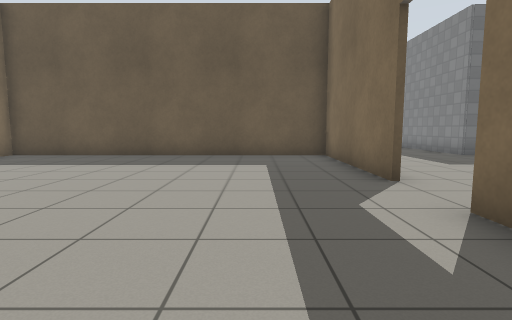
View 1 (above)

17 first-person views from a walk through a Gazebo world. The camera is 0.94 m above the floor, tilts 6° down and sees 80° across. The floor is counted in squares, 1 m on a side. Each view is taken from the middle of a square. On the plan, view 1 faces up. The plan holds only what a view shows up to about 11 squares ahead; the rest is blank. Gazebo's built-in surfaces are drawn with simple patterns.

View 2
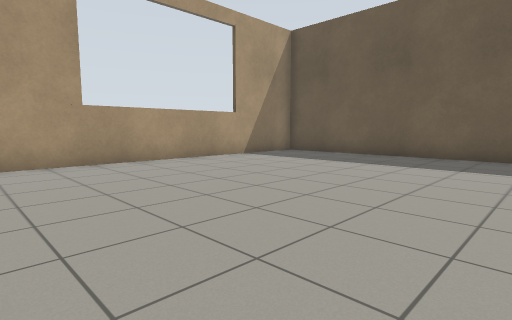

View 3
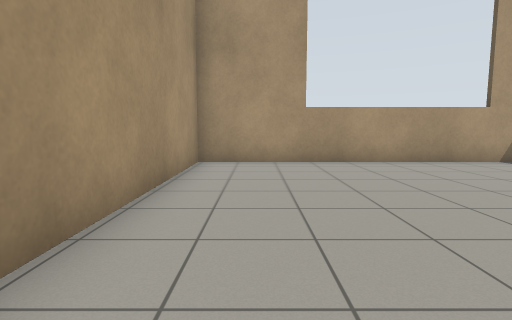

View 4
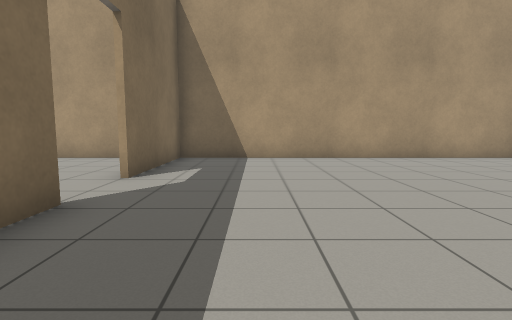

View 5
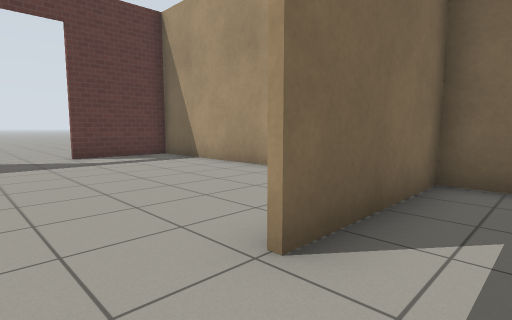

View 6
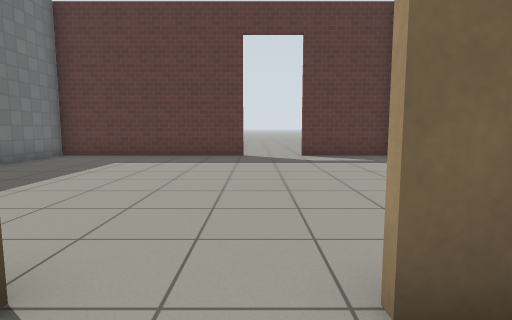

View 7
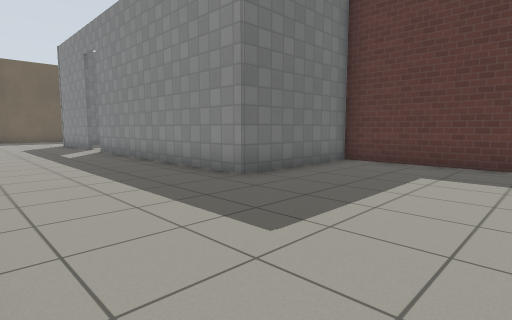

View 8
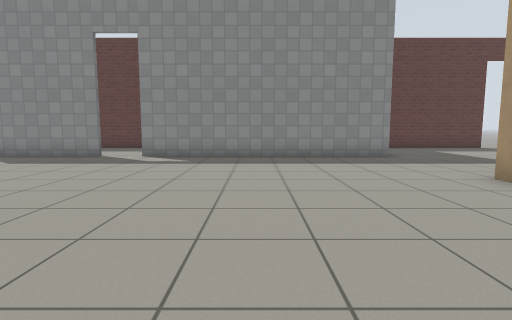

View 9
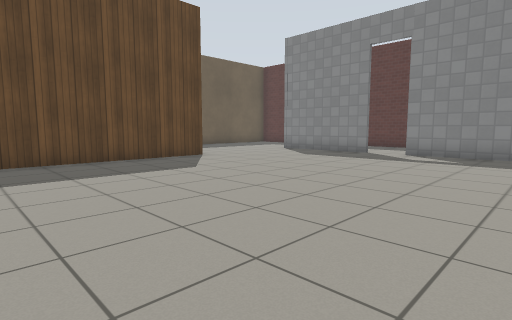

View 10
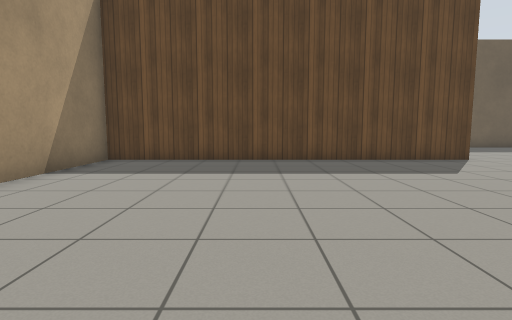

View 11
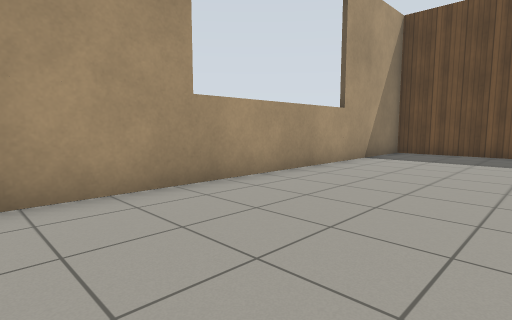

View 12
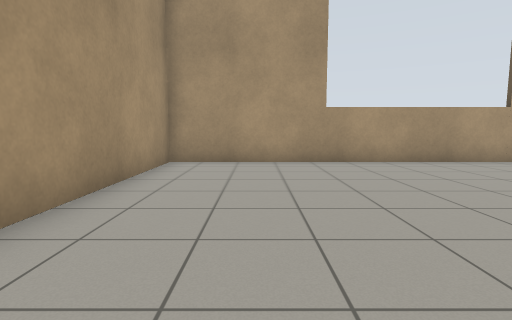

View 13
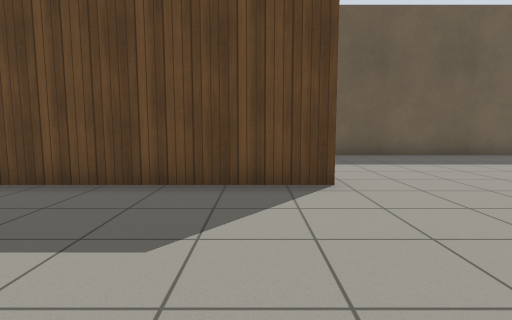

View 14
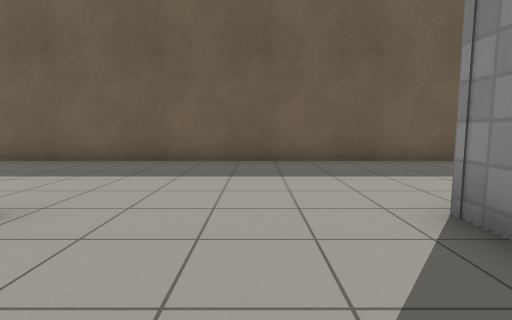

View 15
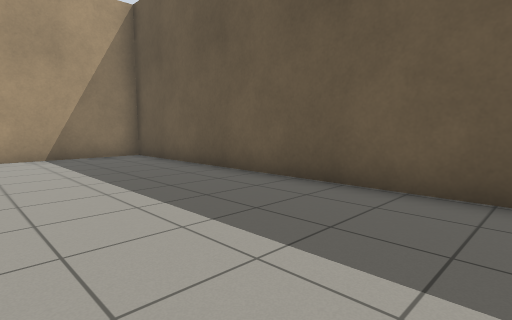

View 16
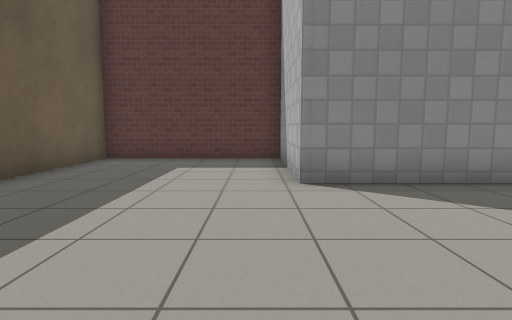

View 17
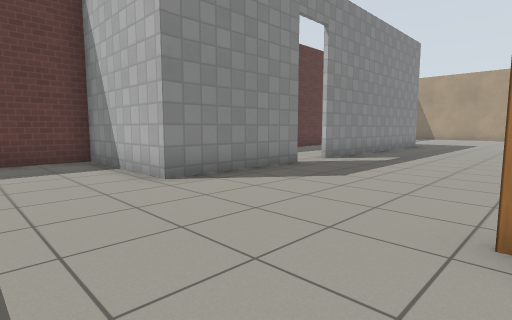

### Floor plan
Points are (right, up) in squares from view 1. A wall is a line through its corners. A room is listed if a view was taken in it or the views show most of it. See-through windows are left out.
Room 1 (views 1, 2, 3, 4, 5, 6)
walls: (-8.4, 8.1) (-8.4, -0.6) (2.4, -0.6) (2.4, 3.4); (2.4, 5.2) (2.4, 10.5) (-8.4, 10.5)
ways out: open door at (2.5, 4.5) to room 2
Room 2 (views 7, 8, 9, 10, 11, 12, 13, 14, 15, 16, 17)
walls: (2.1, 10.6) (2.6, 10.6); (7.1, 20.1) (7.1, 24.2) (11.3, 24.2) (11.3, 29.6) (-8.4, 29.6) (-8.4, 25.9); (2.4, 24) (-8.4, 24) (-8.4, 9.9); (-8.4, 10.6) (-2.8, 10.6); (11.3, 4.4) (11.3, 10.5) (7.1, 10.5) (7.1, 18.9); (4.3, -0.6) (11.3, -0.6) (11.3, 2.5)
ways out: open door at (2.5, 4.5) to room 1; open door at (7, 19.5); open door at (11, 3.5)

Where each view was taken, in squares from view 1:
view 1: 0 up, 0 right, facing up
view 2: 0 up, 0 right, facing up-left
view 3: 1 up, 0 right, facing left
view 4: 9 up, 0 right, facing down
view 5: 5 up, 1 right, facing down-right
view 6: 4 up, 1 right, facing right
view 7: 6 up, 3 right, facing up-right
view 8: 15 up, 3 left, facing right
view 9: 15 up, 4 left, facing up-right
view 10: 15 up, 4 left, facing up
view 11: 12 up, 4 left, facing up-left
view 12: 13 up, 0 right, facing left
view 13: 19 up, 1 right, facing up
view 14: 21 up, 5 right, facing up
view 15: 25 up, 2 right, facing up-left
view 16: 25 up, 2 right, facing right
view 17: 27 up, 2 right, facing down-right
